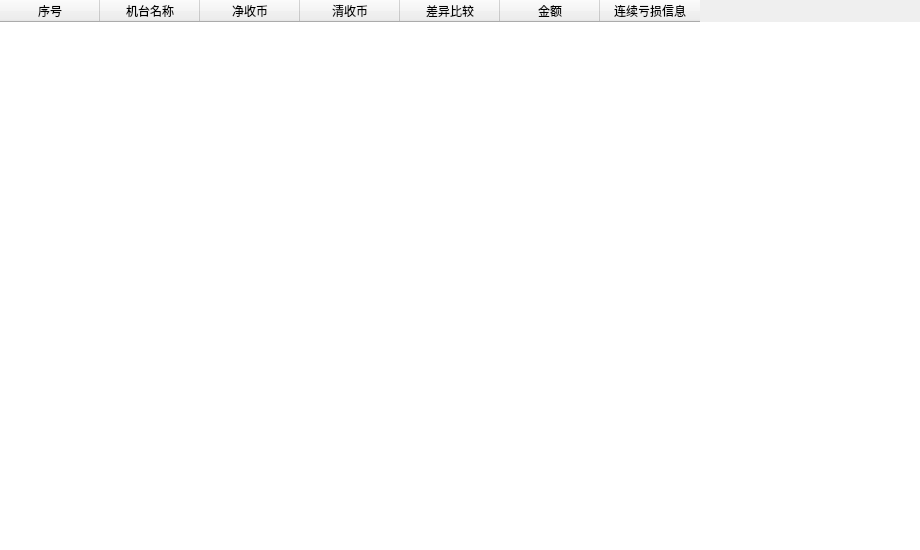
<?xml version="1.0" encoding="UTF-8"?>
<ui version="4.0">
 <class>TwarningSystemViewItemTable</class>
 <widget class="QWidget" name="TwarningSystemViewItemTable">
  <property name="geometry">
   <rect>
    <x>0</x>
    <y>0</y>
    <width>920</width>
    <height>550</height>
   </rect>
  </property>
  <property name="windowTitle">
   <string>Form</string>
  </property>
  <widget class="QWidget" name="verticalLayoutWidget">
   <property name="geometry">
    <rect>
     <x>-1</x>
     <y>-1</y>
     <width>931</width>
     <height>561</height>
    </rect>
   </property>
   <layout class="QVBoxLayout" name="verticalLayout">
    <item>
     <widget class="QTableWidget" name="m_warningSystemTableWidget">
      <column>
       <property name="text">
        <string>序号</string>
       </property>
      </column>
      <column>
       <property name="text">
        <string>机台名称</string>
       </property>
      </column>
      <column>
       <property name="text">
        <string>净收币</string>
       </property>
      </column>
      <column>
       <property name="text">
        <string>清收币</string>
       </property>
      </column>
      <column>
       <property name="text">
        <string>差异比较</string>
       </property>
      </column>
      <column>
       <property name="text">
        <string>金额</string>
       </property>
      </column>
      <column>
       <property name="text">
        <string>连续亏损信息</string>
       </property>
      </column>
     </widget>
    </item>
   </layout>
  </widget>
 </widget>
 <resources/>
 <connections/>
</ui>
